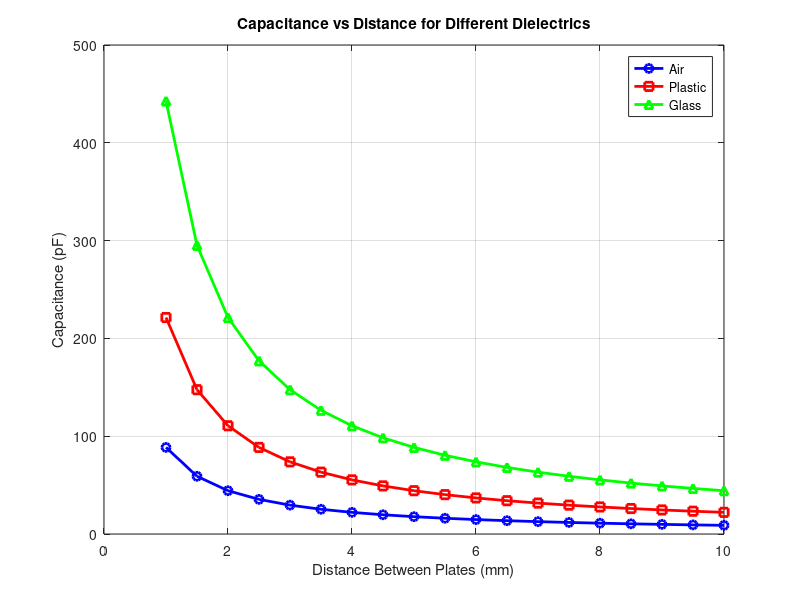
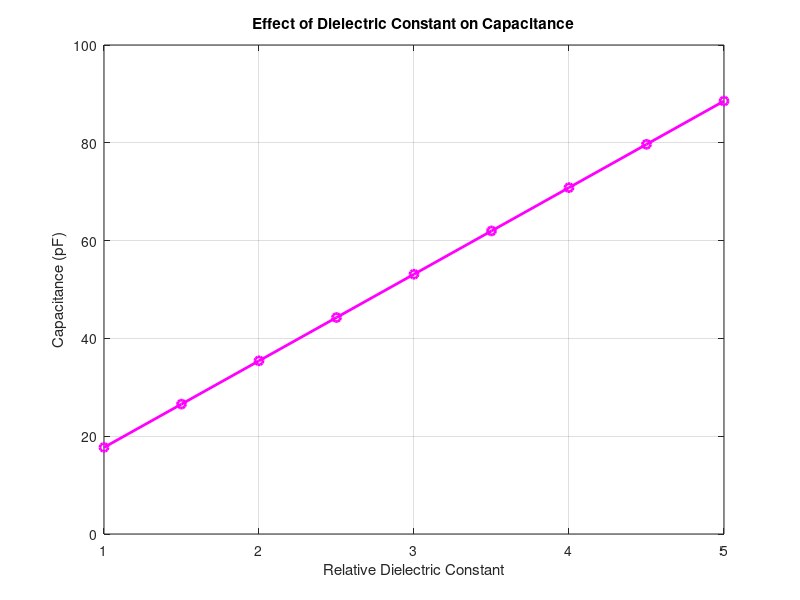

Write MATLAB code to recreate these figures, in order.

clc;
clear;
close all;

%% CAPACITIVE SENSOR SIMULATION

% Physical constants and sensor dimensions
epsilon0 = 8.854e-12;       % Permittivity of free space (F/m)
A = 0.01;                   % Plate area (m^2)

% Distance between plates (mm)
distance_mm = 1:0.5:10;
distance_m = distance_mm .* 1e-3;

% Relative dielectric constants
er_air = 1.0;
er_plastic = 2.5;
er_glass = 5.0;

% Calculate capacitance in pF
C_air = (epsilon0 .* er_air .* A ./ distance_m) .* 1e12;
C_plastic = (epsilon0 .* er_plastic .* A ./ distance_m) .* 1e12;
C_glass = (epsilon0 .* er_glass .* A ./ distance_m) .* 1e12;

%% Display results
fprintf('CAPACITIVE SENSOR SIMULATION\n\n');
fprintf('Plate area: %.4f m^2\n', A);
fprintf('Dielectric constants: Air=%.1f, Plastic=%.1f, Glass=%.1f\n\n', ...
    er_air, er_plastic, er_glass);

fprintf('Distance(mm)   Air(pF)   Plastic(pF)   Glass(pF)\n');

for i = 1:length(distance_mm)
    fprintf('%8.2f       %7.3f     %7.3f       %7.3f\n', ...
        distance_mm(i), C_air(i), C_plastic(i), C_glass(i));
end

%% Graph 1: Capacitance vs Distance
figure;

plot(distance_mm, C_air, 'b-o', 'LineWidth', 2);
hold on;
plot(distance_mm, C_plastic, 'r-s', 'LineWidth', 2);
plot(distance_mm, C_glass, 'g-^', 'LineWidth', 2);

xlabel('Distance Between Plates (mm)');
ylabel('Capacitance (pF)');
title('Capacitance vs Distance for Different Dielectrics');

legend('Air', 'Plastic', 'Glass', 'Location', 'northeast');
grid on;

%% Graph 2: Capacitance vs Dielectric Constant
er_values = 1:0.5:5;
fixed_distance = 5e-3;

C_dielectric = (epsilon0 .* er_values .* A ./ fixed_distance) .* 1e12;

figure;

plot(er_values, C_dielectric, 'm-o', ...
    'LineWidth', 2, 'MarkerSize', 6);

xlabel('Relative Dielectric Constant');
ylabel('Capacitance (pF)');
title('Effect of Dielectric Constant on Capacitance');

grid on;

%% Simulation summary
fprintf('\nAt 5 mm distance:\n');
fprintf('Air capacitance: %.3f pF\n', ...
    epsilon0*er_air*A/fixed_distance*1e12);
fprintf('Plastic capacitance: %.3f pF\n', ...
    epsilon0*er_plastic*A/fixed_distance*1e12);
fprintf('Glass capacitance: %.3f pF\n', ...
    epsilon0*er_glass*A/fixed_distance*1e12);

fprintf('\nSimulation completed successfully.\n');
